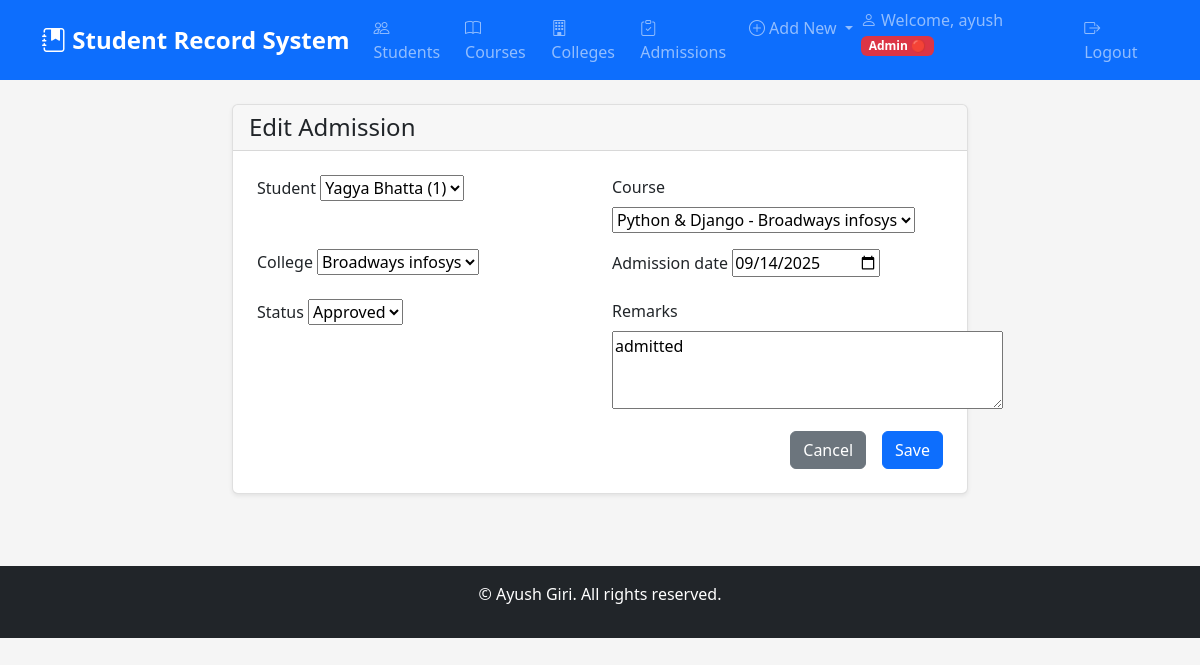
The app's page /admissions/edit/1/ (signed in) with its own data.
### core/models.py (models this page shows, shortened)
class Student(models.Model):
    GENDER_CHOICES = (
        ('M', 'Male'),
        ('F', 'Female'),
        ('O', 'Other'),
    )
    user = models.OneToOneField(User, on_delete=models.CASCADE, null=True, blank=True)
    student_id = models.CharField(max_length=20, unique=True)
    first_name = models.CharField(max_length=100)
    last_name = models.CharField(max_length=100)
    date_of_birth = models.DateField()
    gender = models.CharField(max_length=1, choices=GENDER_CHOICES)
    email = models.EmailField(unique=True)
    phone = models.CharField(max_length=15)
    address = models.TextField()
    photo = models.ImageField(upload_to='student_photos/', null=True, blank=True)
    created_at = models.DateTimeField(auto_now_add=True)
    updated_at = models.DateTimeField(auto_now=True)
    def __str__(self):
        return f"{self.first_name} {self.last_name} ({self.student_id})"

class Admission(models.Model):
    STATUS_CHOICES = (
        ('P', 'Pending'),
        ('A', 'Approved'),
        ('R', 'Rejected'),
        ('C', 'Cancelled'),
    )
    student = models.ForeignKey(Student, on_delete=models.CASCADE, related_name='admissions')
    course = models.ForeignKey(Course, on_delete=models.CASCADE, related_name='admissions')
    college = models.ForeignKey(College, on_delete=models.CASCADE, related_name='admissions')
    admission_date = models.DateField()
    status = models.CharField(max_length=1, choices=STATUS_CHOICES, default='P')
    remarks = models.TextField(blank=True)
    created_by = models.ForeignKey(User, on_delete=models.SET_NULL, null=True)
    created_at = models.DateTimeField(auto_now_add=True)
    updated_at = models.DateTimeField(auto_now=True)
    class Meta:
        unique_together = ('student', 'course', 'college')

### core/decorators.py (the view)
        def wrapper(request, *args, **kwargs):
            login_url = reverse('user_login')
            register_url = reverse('register')
            if request.path in [login_url, register_url]:
                return view_func(request, *args, **kwargs)
            if not request.user.is_authenticated:
                messages.error(request, 'You must log in first!')
                return redirect('user_login')
            if hasattr(request.user, 'userprofile'):
                role = request.user.userprofile.role
                role_hierarchy = {'viewer': 1, 'editor': 2, 'admin': 3}
                if role_hierarchy.get(role, 0) >= role_hierarchy.get(required_role, 0):
                    return view_func(request, *args, **kwargs)
            messages.error(request, 'You do not have permission to access this page!')
            return redirect('home')

### core/forms.py
class AdmissionForm(forms.ModelForm):
    admission_date = forms.DateField(
        widget=forms.DateInput(attrs={'type': 'date'})
    )
    class Meta:
        model = Admission
        fields = '__all__'
        exclude = ['created_by', 'created_at', 'updated_at']
        widgets = {
            'remarks': forms.Textarea(attrs={'rows': 3}),
        }

### core/models.py (called while the page is built)
    def __str__(self):
        return self.name

    def __str__(self):
        return f"{self.name} - {self.college.name}"

### core/views.py (called while the page is built)
@editor_required
def edit_admission(request, pk):
    admission = get_object_or_404(Admission, pk=pk)
    if request.method == 'POST':
        form = AdmissionForm(request.POST, instance=admission)
        if form.is_valid():
            admission = form.save()
            messages.success(request, f'Admission for {admission.student} updated successfully!')
            return redirect('admission_list')
    else:
        form = AdmissionForm(instance=admission)
    return render(request, 'core/admission_form.html', {'form': form, 'title': 'Edit Admission'})

### core/templates/core/admission_form.html (shortened to what this page needs)
{% extends 'core/base.html' %}
{% block content %}
<div class="row justify-content-center">
    <div class="col-md-8">
        <div class="card">
            <div class="card-header">
                <h4 class="card-title mb-0">{{ title }}</h4>
            </div>
            <div class="card-body">
                <form method="post">
                    <div class="row">
                        {% for field in form %}
                        <div class="col-md-6 mb-3">
                            <label for="{{ field.id_for_label }}" class="form-label">{{ field.label }}</label>
                            {{ field }}
                        </div>
                        {% endfor %}
                    </div>
                    <div class="d-grid gap-2 d-md-flex justify-content-md-end">
                        <a href="{% url 'admission_list' %}" class="btn btn-secondary me-md-2">Cancel</a>
                        <button type="submit" class="btn btn-primary">Save</button>
                    </div>
                </form>
            </div>
        </div>
    </div>
</div>
{% endblock %}

### core/templates/core/base.html (shortened to what this page needs)
<!DOCTYPE html>
<html lang="en">
<head>
    {% load static %}
    <link href="{% static 'core/css/bootstrap.min.css' %}" rel="stylesheet">
    <link href="{% static 'core/css/style.css' %}" rel="stylesheet">
    <link rel="stylesheet" href="https://cdn.jsdelivr.net/npm/bootstrap-icons@1.11.1/font/bootstrap-icons.css">
</head>
<body>
    <nav class="navbar navbar-expand-lg navbar-dark bg-primary">
        <div class="container">
            <a class="navbar-brand" href="{% url 'home' %}">
                <i class="bi bi-journal-bookmark-fill"></i> Student Record System
            </a>
            <div class="collapse navbar-collapse" id="navbarNav">
                <ul class="navbar-nav me-auto">
                    {% if user.is_authenticated %}
                    <li class="nav-item">
                        <a class="nav-link" href="{% url 'student_list' %}"><i class="bi bi-people"></i> Students</a>
                    </li>
                    <li class="nav-item">
                        <a class="nav-link" href="{% url 'course_list' %}"><i class="bi bi-book"></i> Courses</a>
                    </li>
                    <li class="nav-item">
                        <a class="nav-link" href="{% url 'college_list' %}"><i class="bi bi-building"></i> Colleges</a>
                    </li>
                    <li class="nav-item">
                        <a class="nav-link" href="{% url 'admission_list' %}"><i class="bi bi-clipboard-check"></i> Admissions</a>
                    </li>
                    {% if user.userprofile.role != 'viewer' %}
                    <li class="nav-item dropdown">
                        <a class="nav-link dropdown-toggle" href="#" role="button" data-bs-toggle="dropdown">
                            <i class="bi bi-plus-circle"></i> Add New
                        </a>
                    </li>
                    {% endif %}
                    {% endif %}
                </ul>
                <ul class="navbar-nav">
                    {% if user.is_authenticated %}
                    <li class="nav-item">
                        <span class="navbar-text me-3">
                            <i class="bi bi-person"></i> Welcome, {{ user.username }}
                            {% if user.userprofile.role == 'admin' %}
                                <span class="badge bg-danger">Admin 🔴</span>
                            {% elif user.userprofile.role == 'editor' %}
                                <span class="badge bg-warning text-dark">Editor 🟡</span>
                            {% elif user.userprofile.role == 'viewer' %}
                                <span class="badge bg-primary">Viewer 🔵</span>
                            {% endif %}
                        </span>
                    </li>
                    <li class="nav-item">
                        <a class="nav-link" href="{% url 'user_logout' %}"><i class="bi bi-box-arrow-right"></i> Logout</a>
                    </li>
                    {% endif %}
                </ul>
            </div>
        </div>
    </nav>
    <div class="container mt-4">
        {% block content %}{% endblock %}
    </div>
    <footer class="bg-dark text-white text-center py-3 mt-5">
        <div class="container">
            <p>&copy; Ayush Giri. All rights reserved.</p>
        </div>
    </footer>
</body>
</html>

### core/static/core/css/style.css (style rules this page uses)
:root { --primary-color: #0d6efd; --secondary-color: #6c757d; --success-color: #198754; --danger-color: #dc3545; --warning-color: #ffc107; --info-color: #0dcaf0; --light-color: #f8f9fa; --dark-color: #212529; }
body { font-family: 'Segoe UI', Tahoma, Geneva, Verdana, sans-serif; background-color: #f5f5f5; }
.navbar-brand { font-weight: bold; font-size: 1.5rem; }
.card { box-shadow: 0 0.125rem 0.25rem rgba(0, 0, 0, 0.075); border: 1px solid rgba(0, 0, 0, 0.125); margin-bottom: 1.5rem; }
.card-header { background-color: rgba(0, 0, 0, 0.03); border-bottom: 1px solid rgba(0, 0, 0, 0.125); }
.btn { border-radius: 0.375rem; font-weight: 500; }
.badge { font-size: 0.75em; }
.card .card-body { padding: 1.5rem; }
footer { margin-top: auto; }
.form-label { font-weight: 500; margin-bottom: 0.5rem; }
.badge.bg-danger { background-color: var(--danger-color) !important; }

### records on screen
Student: form "Yagya Bhatta (1)"
Admission: form "Python & Django - Broadways infosys" "Broadways infosys" "09/14/2025" "Approved" "admitted"

### other values on screen
{{ user.username }} "ayush"
{{ title }} "Edit Admission"
{{ field.label }} "Student" "Course" "College" "Admission date" "Status" "Remarks"
